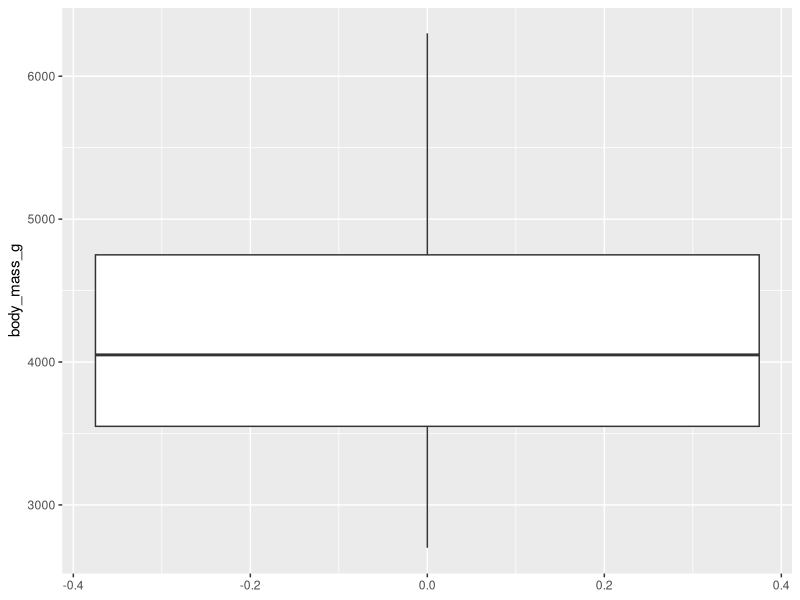
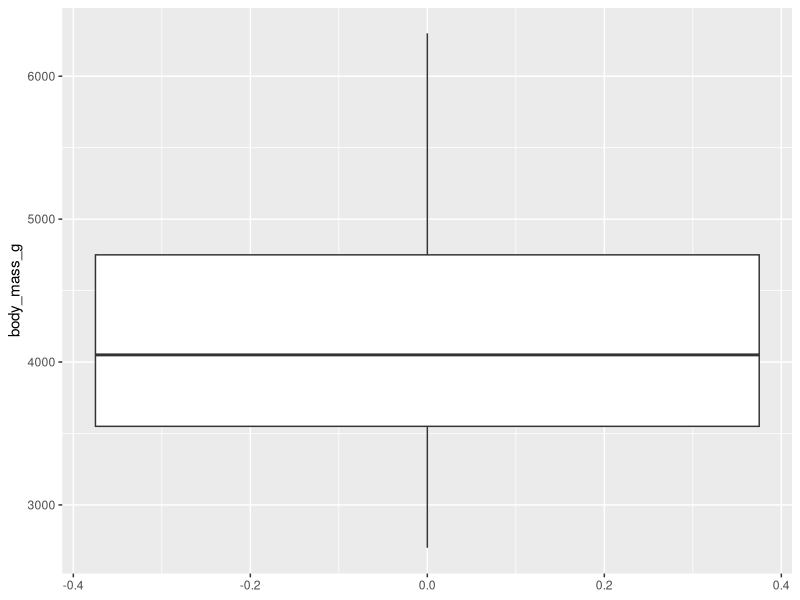
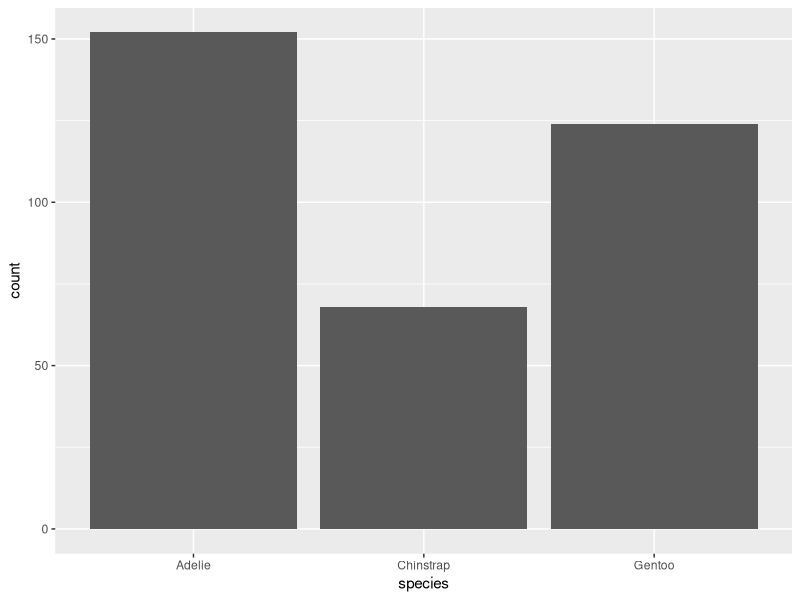
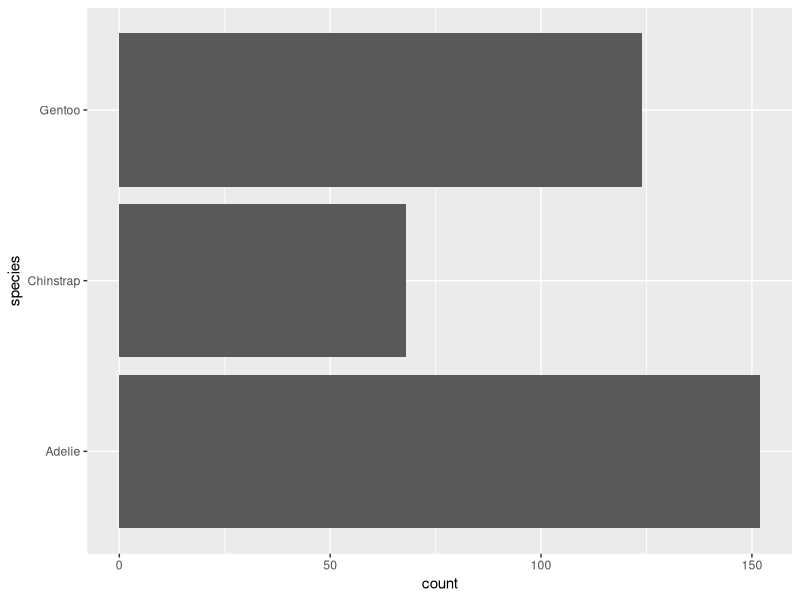
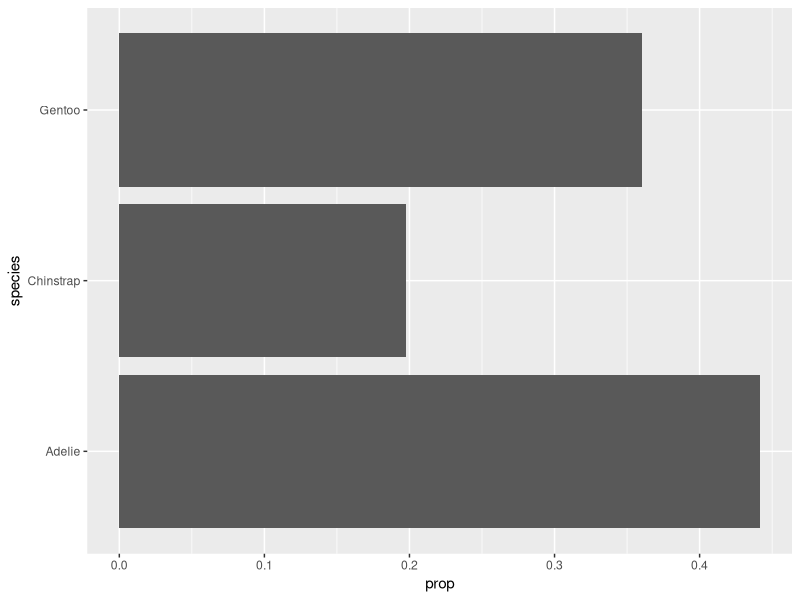
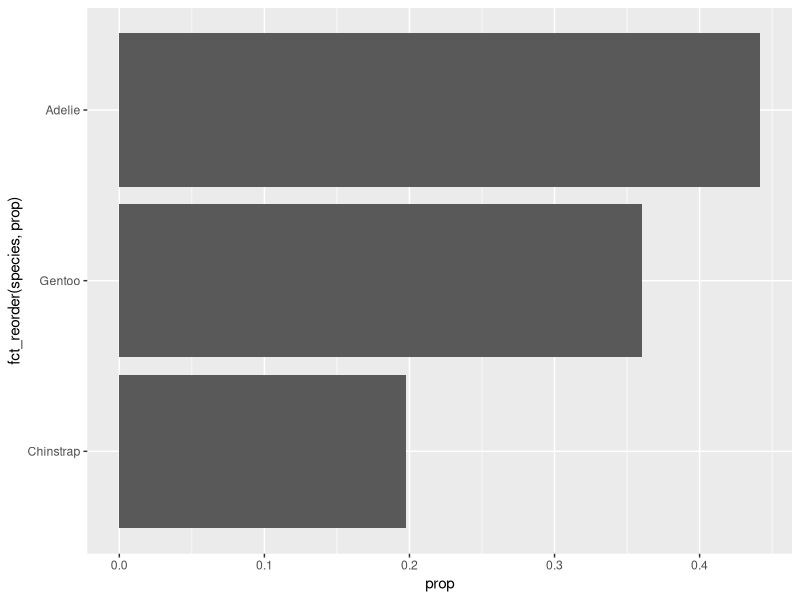
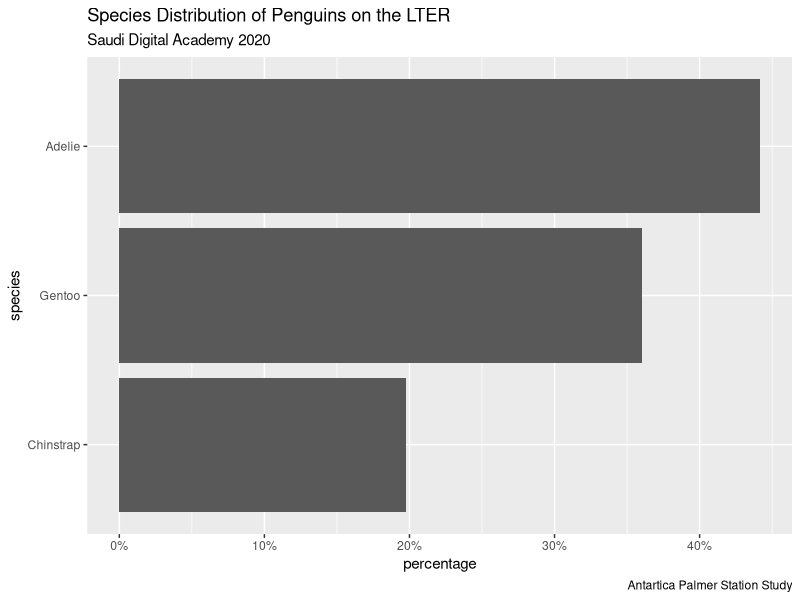

Reproduce these figures in R, in order.

#Setup for demo
(.packages())
library(tidyverse)

#loading up the dataset
library(palmerpenguins)
data(package = "palmerpenguins")
?penguins

#exploring the dataset
glimpse(penguins)
?glimpse

#Make a single blox plot
ggplot(penguins, aes(y=body_mass_g, factor = 1)) +
  geom_boxplot()

ggplot(penguins, aes(y=body_mass_g)) +
  geom_boxplot()

#coor_flip demo - vertical bar
ggplot(penguins, aes(x = species)) +
  geom_bar()
  coord_flip()
  
#coor_flip demo - horizontal bar
ggplot(penguins, aes(y = species)) +
    geom_bar()

#https://www.tidyverse.org/blog/2020/03/ggplot2-3-3-0/#bi-directional-geoms-and-stats

penguins%>%
  count(species) %>%
  mutate(prop = n/sum(n))
  
penguins%>%
  count(species) %>%
  mutate(prop = n/sum(n)) %>%
  #feed result to ggplot() to be displayed using geom_col()
  ggplot(aes(x = prop, y = species)) +
  geom_col()
  
penguins %>%
  count(species) %>%
  mutate(prop = n / sum(n)) %>%
  ggplot(aes(x = prop, y = fct_reorder(species, prop))) +
  geom_col()

#https://forcats.tidyverse.org/reference/index.html

library(scales)
penguins %>%
  count(species) %>%
  mutate(prop = n / sum(n)) %>%
  ggplot(aes(x = prop, y = fct_reorder(species, prop))) +
  geom_col() +
  scale_x_continuous(labels = label_percent(accuracy = 1)) +
  labs(
    x = "percentage",
    y = "species",
    title = "Species Distribution of Penguins on the LTER",
    subtitle = "Saudi Digital Academy 2020",
    caption = "Antartica Palmer Station Study"
  )

#https://scales.r-lib.org/reference/index.html
#https://gganimate.com/
#https://wilkelab.org/ggridges/



  